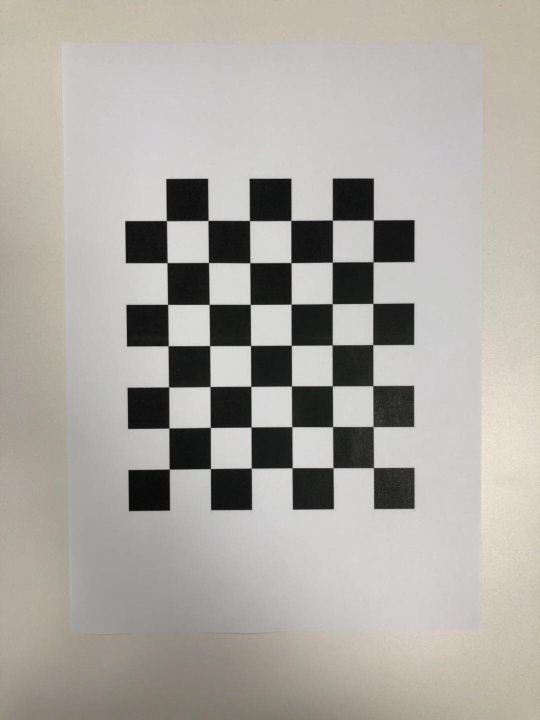
#> input picture Video/Shuangmu_Video/107977769.jpg, 1080 x 1440 px, given in place of the camera (shown at 1/2 size)
$ python Shuangmu_getResult.py   (older library calls are emulated)
#> lines starting #> are read from the running program, lines starting #| are printed output that depends on the picture
import numpy as np
import cv2
import camera_configs

cv2.namedWindow("left")
cv2.namedWindow("right")
cv2.namedWindow("depth")
cv2.moveWindow("left", 0, 0)
cv2.moveWindow("right", 600, 0)
cv2.createTrackbar("num", "depth", 0, 10, lambda x: None)
cv2.createTrackbar("blockSize", "depth", 5, 255, lambda x: None)
camera1 = cv2.VideoCapture(0)
camera2 = cv2.VideoCapture(1)

# 添加点击事件，打印当前点的距离
def callbackFunc(e, x, y, f, p):
    if e == cv2.EVENT_LBUTTONDOWN:
        print (threeD[y][x])

cv2.setMouseCallback("depth", callbackFunc, None)
''''''
while True:
    ret1, frame1 = camera1.read()
#> frame1 is the input picture: shape (1440, 1080, 3); mean B, G, R 163.2, 168.3, 172
    ret2, frame2 = camera2.read()


    if not ret1 or not ret2:
        break

    # 根据更正map对图片进行重构
    #ret1, frame1 = cv2.imread('./PPP/left_102_V1.jpg')
    #ret2, frame2 = cv2.imread('./PPP/left_1102_V1.jpg')


    img1_rectified = cv2.remap(frame1, camera_configs.left_map1, camera_configs.left_map2, cv2.INTER_LINEAR)
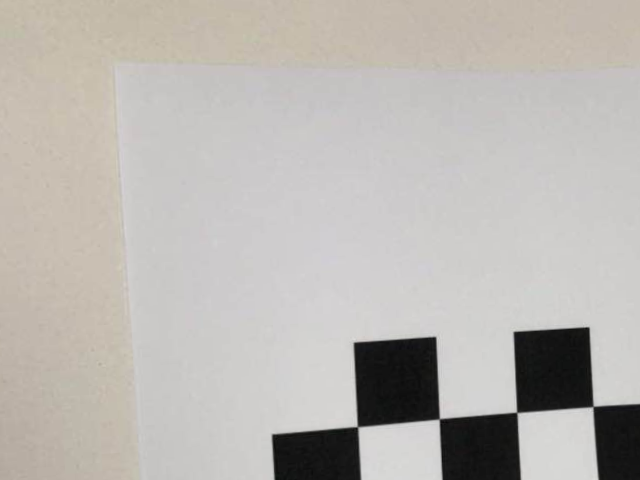
#> img1_rectified: shape (480, 640, 3); mean B, G, R 178.3, 182.8, 186.5
    img2_rectified = cv2.remap(frame2, camera_configs.right_map1, camera_configs.right_map2, cv2.INTER_LINEAR)
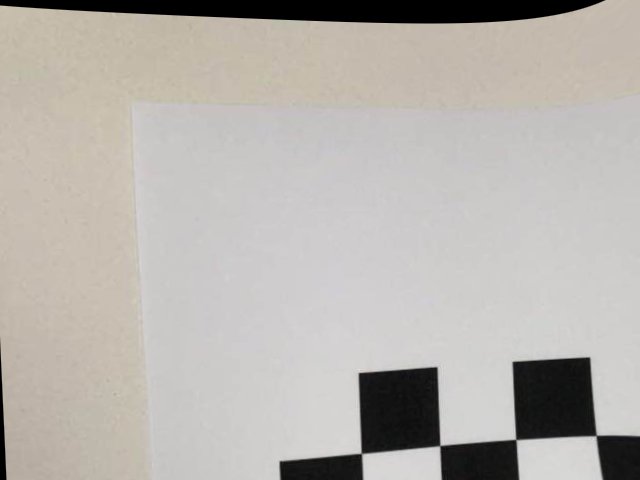
#> img2_rectified: shape (480, 640, 3); mean B, G, R 173.7, 178.8, 182.9

    # 将图片置为灰度图，为StereoBM作准备
    imgL = cv2.cvtColor(img1_rectified, cv2.COLOR_BGR2GRAY)
    imgR = cv2.cvtColor(img2_rectified, cv2.COLOR_BGR2GRAY)

    # 两个trackbar用来调节不同的参数查看效果
    num = cv2.getTrackbarPos("num", "depth")
    blockSize = cv2.getTrackbarPos("blockSize", "depth")
    if blockSize % 2 == 0:
        blockSize += 1
    if blockSize < 5:
        blockSize = 5

    # 根据Block Maching方法生成差异图（opencv里也提供了SGBM/Semi-Global Block Matching算法，有兴趣可以试试）
    stereo = cv2.StereoBM_create(numDisparities=16*num, blockSize=blockSize)
    disparity = stereo.compute(imgL, imgR)
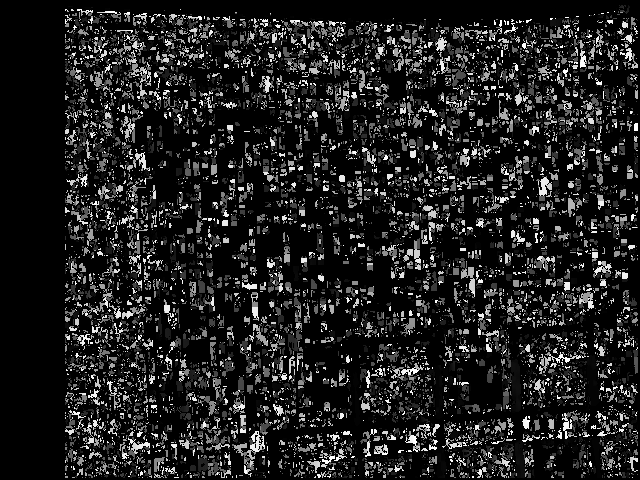
#> disparity: shape (480, 640) int16; min -16, max 1008, mean 116.1; drawn with min black and max white

    disp = cv2.normalize(disparity, disparity, alpha=0, beta=255, norm_type=cv2.NORM_MINMAX, dtype=cv2.CV_8U)
    # 将图片扩展至3d空间中，其z方向的值则为当前的距离
    threeD = cv2.reprojectImageTo3D(disparity.astype(np.float32)/16., camera_configs.Q)
#> threeD: shape (480, 640, 3) float32; 1.14% of the values are NaN or infinite; the others: min -61382.5, max 122765.1, mean -11051.1

    cv2.imshow("left", img1_rectified)
    cv2.imshow("right", img2_rectified)
    cv2.imshow("depth", disp)

    key = cv2.waitKey(1)
#> (key q is pressed here)
    if key == ord("q"):
        break
    elif key == ord("s"):
        cv2.imwrite("./snapshot/BM_left.jpg", imgL)
        cv2.imwrite("./snapshot/BM_right.jpg", imgR)
        cv2.imwrite("./snapshot/BM_depth.jpg", disp)

camera1.release()
camera2.release()
cv2.destroyAllWindows()
